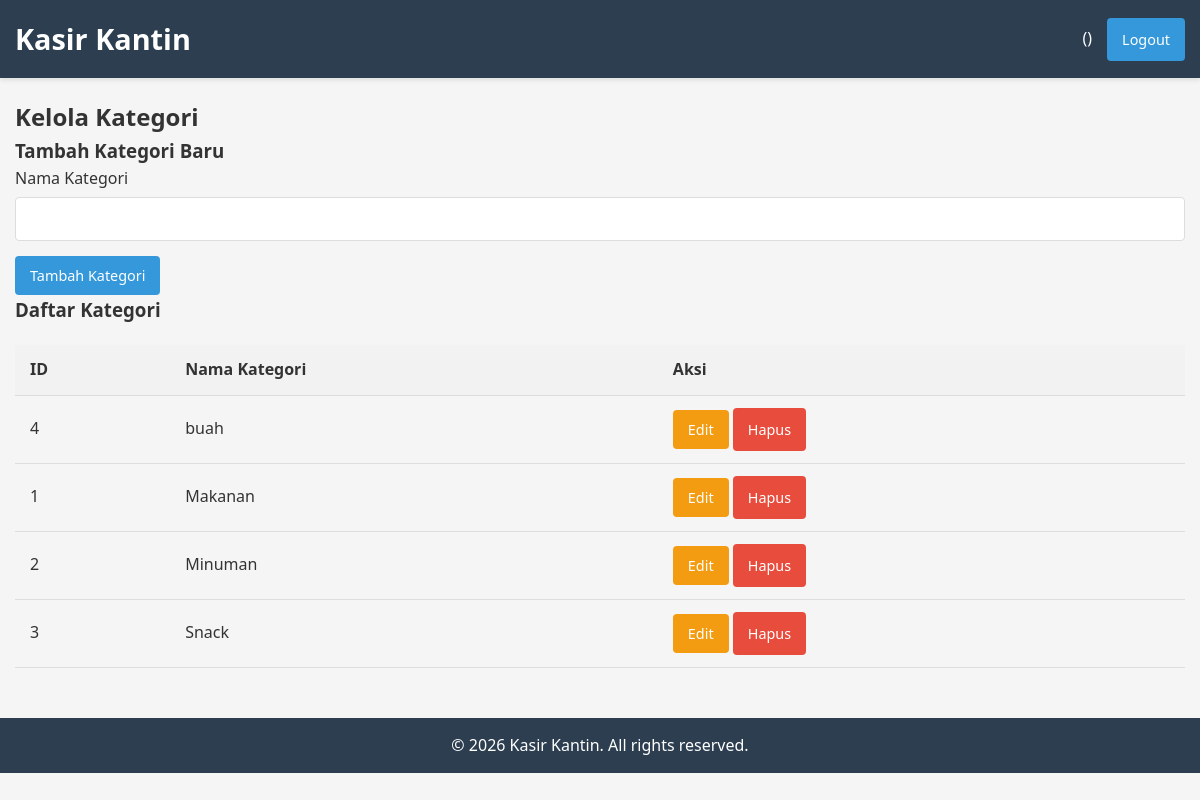
The app's page /admin/categories.php with its own data.
### tables this page shows
CREATE TABLE `categories` (
  `id` int NOT NULL,
  `name` varchar(50) NOT NULL,
  `created_at` timestamp NULL DEFAULT CURRENT_TIMESTAMP
);

### admin/categories.php (the view, shortened to what this page needs)
<?php
require_once '../includes/header.php';
require_once '../config/database.php';
 $categories_query = "SELECT * FROM categories ORDER BY name";
 $categories_result = mysqli_query($conn, $categories_query);
?>
<div class="categories-management">
    <h2>Kelola Kategori</h2>
    <div class="add-category-form">
        <h3>Tambah Kategori Baru</h3>
        <form action="categories.php" method="post">
            <div class="form-group">
                <label for="name">Nama Kategori</label>
                <input type="text" id="name" name="name" required>
            </div>
            <button type="submit" class="btn">Tambah Kategori</button>
        </form>
    </div>
    <div class="categories-table">
        <h3>Daftar Kategori</h3>
        <table>
            <thead>
                <tr>
                    <th>ID</th>
                    <th>Nama Kategori</th>
                    <th>Aksi</th>
                </tr>
            </thead>
            <tbody>
                <?php if (mysqli_num_rows($categories_result) > 0): ?>
                    <?php while ($category = mysqli_fetch_assoc($categories_result)): ?>
                        <tr>
                            <td><?php echo $category['id']; ?></td>
                            <td><?php echo $category['name']; ?></td>
                            <td>
                                <button class="btn btn-edit" onclick="editCategory(<?php echo $category['id']; ?>, '<?php echo $category['name']; ?>')">Edit</button>
                                <a href="categories.php?action=delete&id=<?php echo $category['id']; ?>" class="btn btn-delete" onclick="return confirm('Apakah Anda yakin ingin menghapus kategori ini?')">Hapus</a>
                            </td>
                        </tr>
                    <?php endwhile; ?>
                <?php else: ?>
                    <tr>
                        <td colspan="3">Belum ada kategori</td>
                    </tr>
                <?php endif; ?>
            </tbody>
        </table>
    </div>
</div>
<?php require_once '../includes/footer.php'; ?>

### assets/css/style.css (style rules this page uses)
* { margin: 0; padding: 0; box-sizing: border-box; font-family: 'Segoe UI', Tahoma, Geneva, Verdana, sans-serif; }
body { background-color: #f5f5f5; color: #333; line-height: 1.6; }
.btn { display: inline-block; background-color: #3498db; color: white; border: none; padding: 10px 15px; border-radius: 4px; cursor: pointer; text-decoration: none; font-size: 0.9rem; transition: background-color 0.3s; }
.btn-edit { background-color: #f39c12; }
.btn-delete { background-color: #e74c3c; }
.form-group { margin-bottom: 15px; }
.form-group label { display: block; margin-bottom: 5px; font-weight: 500; }
.form-group input, .form-group select, .form-group textarea { width: 100%; padding: 10px; border: 1px solid #ddd; border-radius: 4px; font-size: 1rem; }
table { width: 100%; border-collapse: collapse; margin-top: 20px; }
table th, table td { padding: 12px 15px; text-align: left; border-bottom: 1px solid #ddd; }
table th { background-color: #f2f2f2; font-weight: 600; }

### records on screen
categories: id "4", name "buah"
categories: id "1", name "Makanan"
categories: id "2", name "Minuman"
categories: id "3", name "Snack"
